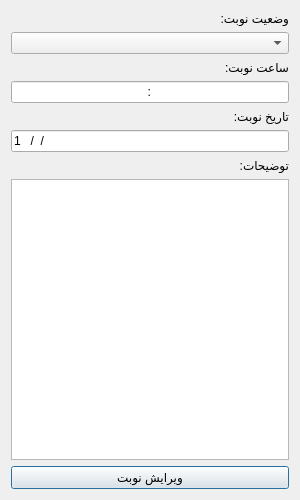
<?xml version="1.0" encoding="UTF-8"?>
<ui version="4.0">
 <class>visitDialog</class>
 <widget class="QDialog" name="visitDialog">
  <property name="geometry">
   <rect>
    <x>0</x>
    <y>0</y>
    <width>300</width>
    <height>500</height>
   </rect>
  </property>
  <property name="windowTitle">
   <string>Dialog</string>
  </property>
  <layout class="QVBoxLayout" name="verticalLayout">
   <item>
    <widget class="QLabel" name="visitStatusLbl">
     <property name="text">
      <string>وضعیت نوبت:</string>
     </property>
    </widget>
   </item>
   <item>
    <widget class="QComboBox" name="visitStatus"/>
   </item>
   <item>
    <widget class="QLabel" name="visitHourLbl">
     <property name="text">
      <string>ساعت نوبت:</string>
     </property>
    </widget>
   </item>
   <item>
    <widget class="QLineEdit" name="visitHour">
     <property name="inputMask">
      <string>99:99</string>
     </property>
     <property name="alignment">
      <set>Qt::AlignCenter</set>
     </property>
    </widget>
   </item>
   <item>
    <widget class="QLabel" name="visitDateLbl">
     <property name="text">
      <string>تاریخ نوبت:</string>
     </property>
    </widget>
   </item>
   <item>
    <widget class="QLineEdit" name="visitDate">
     <property name="inputMask">
      <string>1999/99/99</string>
     </property>
    </widget>
   </item>
   <item>
    <widget class="QLabel" name="visitDescriptionLbl">
     <property name="text">
      <string>توضیحات:</string>
     </property>
    </widget>
   </item>
   <item>
    <widget class="QTextEdit" name="visitDescription">
     <property name="layoutDirection">
      <enum>Qt::RightToLeft</enum>
     </property>
    </widget>
   </item>
   <item>
    <widget class="QPushButton" name="visitEditBtn">
     <property name="text">
      <string>ویرایش نوبت</string>
     </property>
    </widget>
   </item>
  </layout>
 </widget>
 <resources/>
 <connections/>
</ui>
